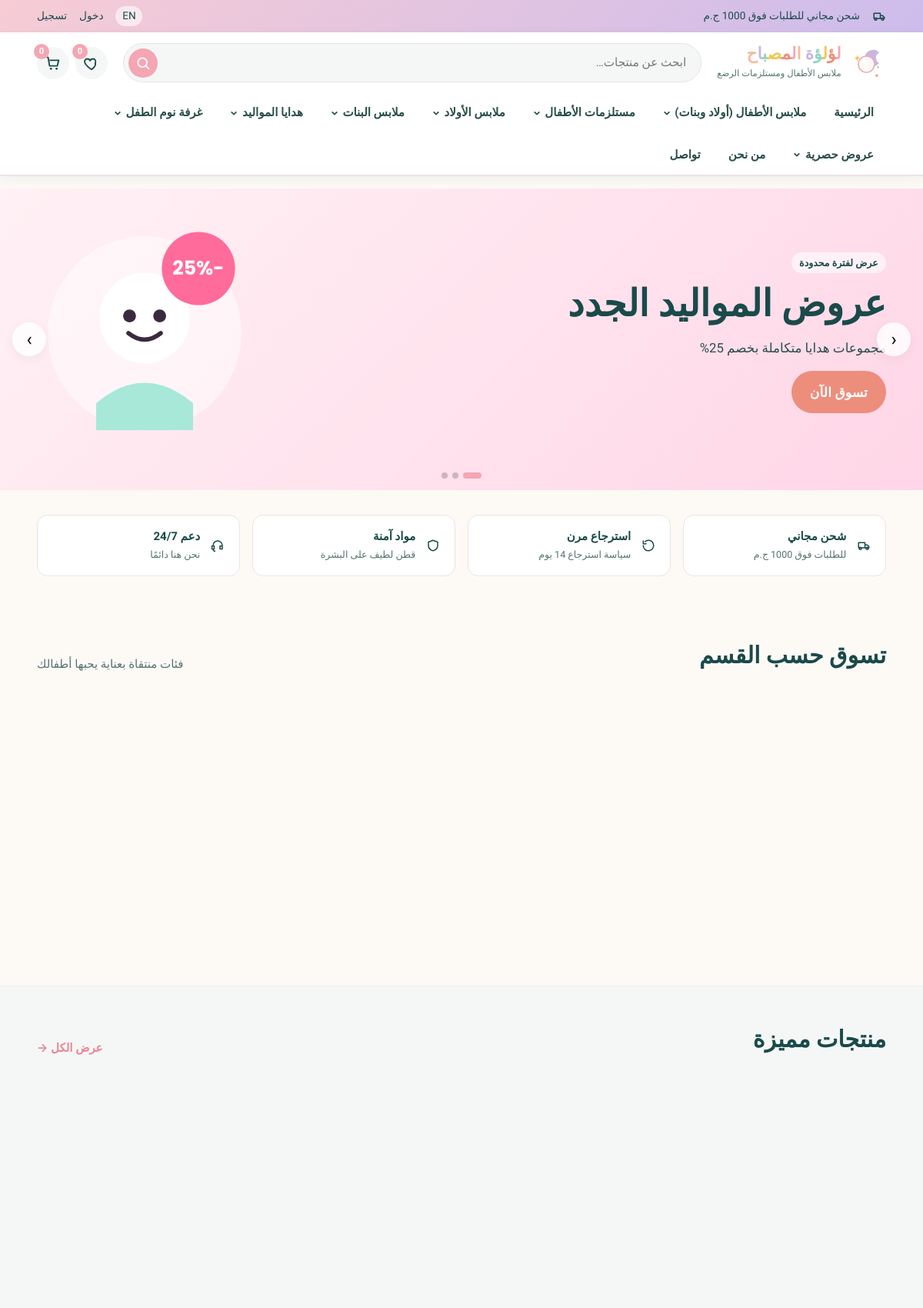
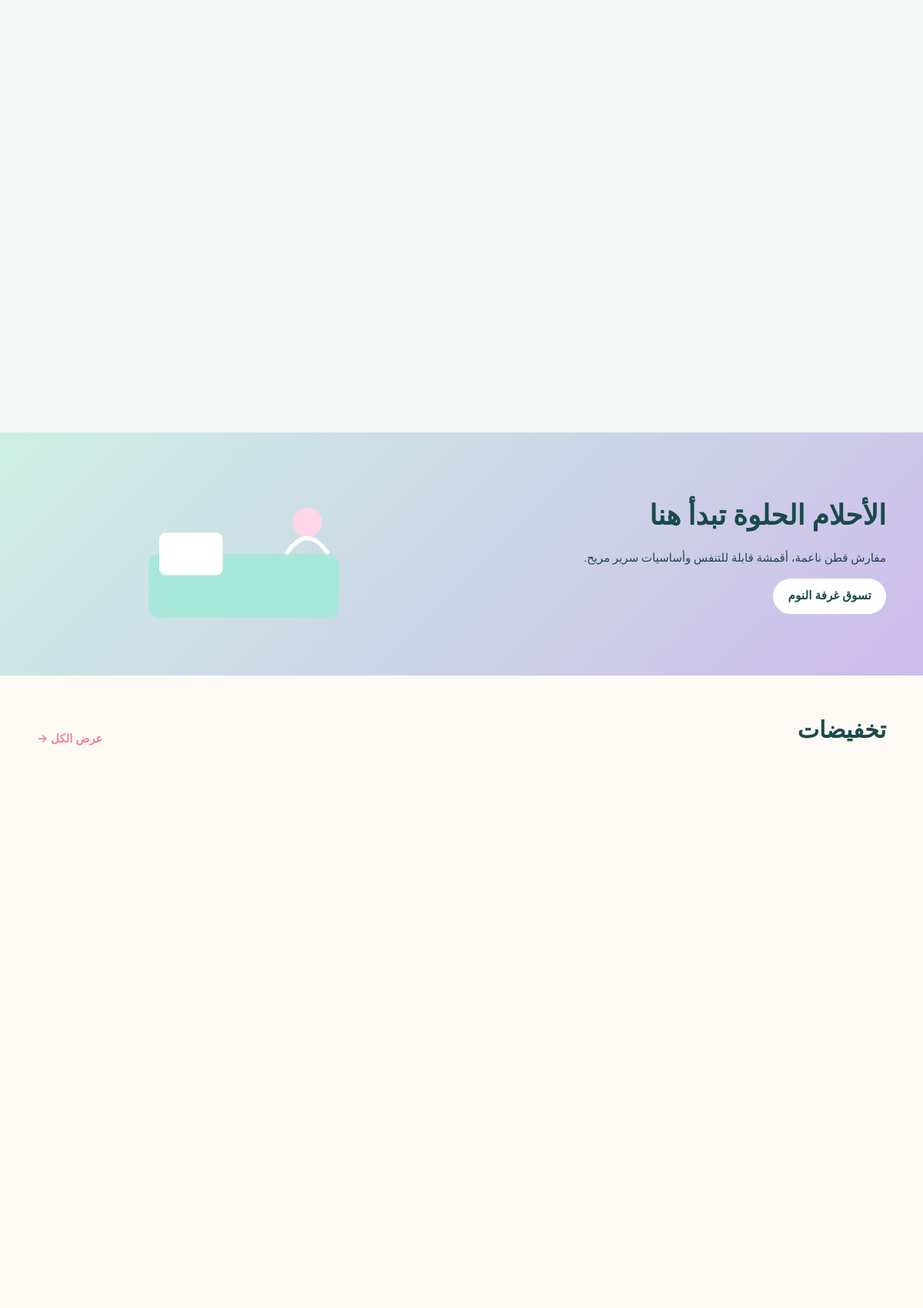
The page / (upper part) on the database its author committed (2 pictures, top to bottom).
### tables this page shows
CREATE TABLE `sections` (
  `id`         INT UNSIGNED NOT NULL AUTO_INCREMENT,
  `name_ar`    VARCHAR(120)  NOT NULL,
  `name_en`    VARCHAR(120)  NOT NULL,
  `slug`       VARCHAR(140)  NOT NULL,
  `icon`       VARCHAR(80)   DEFAULT NULL,
  `image`      VARCHAR(255)  DEFAULT NULL,
  `sort_order` INT           NOT NULL DEFAULT 0,
  `is_active`  TINYINT(1)    NOT NULL DEFAULT 1,
  `created_at` DATETIME      NOT NULL DEFAULT CURRENT_TIMESTAMP,
  PRIMARY KEY (`id`),
  UNIQUE KEY `uk_sections_slug` (`slug`)
);

CREATE TABLE `offers` (
  `id`               INT UNSIGNED NOT NULL AUTO_INCREMENT,
  `title_ar`         VARCHAR(180)   NOT NULL,
  `title_en`         VARCHAR(180)   NOT NULL,
  `description_ar`   TEXT           DEFAULT NULL,
  `description_en`   TEXT           DEFAULT NULL,
  `image`            VARCHAR(255)   DEFAULT NULL,
  `discount_percent` DECIMAL(5,2)   NOT NULL DEFAULT 0,
  `link_url`         VARCHAR(255)   DEFAULT NULL,
  `start_date`       DATE           DEFAULT NULL,
  `end_date`         DATE           DEFAULT NULL,
  `is_active`        TINYINT(1)     NOT NULL DEFAULT 1,
  `created_at`       DATETIME       NOT NULL DEFAULT CURRENT_TIMESTAMP,
  PRIMARY KEY (`id`)
);

### includes/init.php (called while the page is built, shortened)
<?php
require_once __DIR__ . '/db.php';
require_once __DIR__ . '/functions.php';
require_once __DIR__ . '/auth.php';
$lang        = current_lang();
$rtl         = is_ar();
$site_name   = $rtl ? SITE_NAME_AR : SITE_NAME_EN;

### includes/auth.php (called while the page is built, shortened)
<?php
require_once __DIR__ . '/db.php';
function current_user(): ?array
{
    if (empty($_SESSION['user_id'])) return null;
    return DB::one('SELECT * FROM users WHERE id = ?', [(int)$_SESSION['user_id']]) ?: null;
}

### includes/db.php (called while the page is built, shortened)
<?php
final class DB
{
    private static ?PDO $pdo = null;
    public static function pdo(): PDO
    {
        if (self::$pdo === null) {
            $dsn = sprintf(
                'mysql:host=%s;port=%d;dbname=%s;charset=%s',
                DB_HOST, DB_PORT, DB_NAME, DB_CHARSET
            );
            try {
                self::$pdo = new PDO($dsn, DB_USER, DB_PASS, [
                    PDO::ATTR_ERRMODE            => PDO::ERRMODE_EXCEPTION,
                    PDO::ATTR_DEFAULT_FETCH_MODE => PDO::FETCH_ASSOC,
                    PDO::ATTR_EMULATE_PREPARES   => false,
                    PDO::MYSQL_ATTR_INIT_COMMAND => "SET NAMES utf8mb4 COLLATE utf8mb4_unicode_ci",
                ]);
            } catch (PDOException $e) {
                http_response_code(500);
                if (ini_get('display_errors')) {
                    die('DB connection failed: ' . htmlspecialchars($e->getMessage()));
                }
                die('Service temporarily unavailable. Please try again later.');
            }
        }
        return self::$pdo;
    }
    public static function run(string $sql, array $params = []): PDOStatement
    {
        $st = self::pdo()->prepare($sql);
        $st->execute($params);
        return $st;
    }
    public static function all(string $sql, array $params = []): array
    {
        return self::run($sql, $params)->fetchAll();
    }
    public static function scalar(string $sql, array $params = [])
    {
        $st = self::run($sql, $params);
        $val = $st->fetchColumn();
        return $val === false ? null : $val;
    }
}

### includes/header.php (shortened to what this page needs)
<?php
require_once __DIR__ . '/init.php';
$nav_sections = get_sections();
?>
<!DOCTYPE html>
<html lang="<?= e($lang) ?>" dir="<?= $rtl ? 'rtl' : 'ltr' ?>">
<head>
<link rel="stylesheet" href="<?= url('assets/css/style.css') ?>">
</head>
<body class="<?= $rtl ? 'rtl' : 'ltr' ?> <?= e($body_class ?? '') ?>" data-lang="<?= e($lang) ?>">
<div class="topbar">
  <div class="container topbar__inner">
    <div class="topbar__msg">
      <i class="ic ic-truck" aria-hidden="true"></i>
      <span><?= t('Free shipping on orders over 1000 EGP', 'شحن مجاني للطلبات فوق 1000 ج.م') ?></span>
    </div>
    <div class="topbar__links">
      <a href="<?= url('?lang=' . ($rtl ? 'en' : 'ar')) ?>" class="lang-toggle">
        <?= $rtl ? 'EN' : 'العربية' ?>
      </a>
      <?php if (current_user()): ?>
        <a href="<?= url('account.php') ?>"><i class="ic ic-user"></i> <?= e(current_user()['full_name']) ?></a>
        <a href="<?= url('logout.php') ?>"><?= t('Logout', 'تسجيل الخروج') ?></a>
      <?php else: ?>
        <a href="<?= url('login.php') ?>"><?= t('Login', 'دخول') ?></a>
        <a href="<?= url('register.php') ?>"><?= t('Register', 'تسجيل') ?></a>
      <?php endif; ?>
    </div>
  </div>
</div>
<header class="site-header">
  <div class="container site-header__inner">
    <a href="<?= url('') ?>" class="logo logo--brand" aria-label="<?= e($site_name) ?>">
      <span class="logo__mark" aria-hidden="true">
      </span>
      <span class="logo__text logo__text--brand">
        <strong class="brand-name"><?= brand_colored($site_name) ?></strong>
        <small><?= t('Kids fashion & baby essentials', 'ملابس الأطفال ومستلزمات الرضع') ?></small>
      </span>
    </a>
    <form class="search" action="<?= url('search.php') ?>" method="get" role="search">
      <input type="search" name="q" placeholder="<?= e(t('Search for products…', 'ابحث عن منتجات…')) ?>"
             value="<?= e($_GET['q'] ?? '') ?>" autocomplete="off" aria-label="<?= e(t('Search', 'بحث')) ?>">
      <button type="submit" aria-label="<?= e(t('Search', 'بحث')) ?>">
        <svg viewBox="0 0 24 24" width="20" height="20" aria-hidden="true">
          <circle cx="11" cy="11" r="7" fill="none" stroke="currentColor" stroke-width="2"/>
          <line x1="16" y1="16" x2="21" y2="21" stroke="currentColor" stroke-width="2" stroke-linecap="round"/>
        </svg>
      </button>
    </form>
    <div class="header-actions">
      <a class="header-btn" href="<?= url('wishlist.php') ?>" aria-label="<?= e(t('Wishlist', 'المفضلة')) ?>">
        <svg viewBox="0 0 24 24" width="22" height="22"><path d="M12 21s-7-4.5-9.3-9.1C1.4 9.4 2.7 6 6 6c2 0 3.4 1.1 4 2.5C10.6 7.1 12 6 14 6c3.3 0 4.6 3.4 3.3 5.9C19 16.5 12 21 12 21z" fill="none" stroke="currentColor" stroke-width="2" stroke-linejoin="round"/></svg>
        <span class="badge js-wishlist-count"><?= (int) wishlist_count() ?></span>
      </a>
      <a class="header-btn" href="<?= url('cart.php') ?>" aria-label="<?= e(t('Cart', 'السلة')) ?>">
        <svg viewBox="0 0 24 24" width="22" height="22"><path d="M3 4h2l2 12h11l2-8H7" fill="none" stroke="currentColor" stroke-width="2" stroke-linejoin="round"/><circle cx="9" cy="20" r="1.5" fill="currentColor"/><circle cx="17" cy="20" r="1.5" fill="currentColor"/></svg>
        <span class="badge js-cart-count"><?= (int) cart_count() ?></span>
      </a>
    </div>
  </div>
  <nav class="main-nav" aria-label="<?= e(t('Main navigation', 'القائمة الرئيسية')) ?>">
    <div class="container">
      <ul class="nav-list">
        <li><a href="<?= url('') ?>"><?= t('Home', 'الرئيسية') ?></a></li>
        <?php foreach ($nav_sections as $sec): ?>
          <li class="nav-item has-mega">
            <a href="<?= url('section.php?slug=' . urlencode($sec['slug'])) ?>">
              <?= e(tr($sec, 'name')) ?>
              <?php if (!empty($sec['categories'])): ?>
                <svg class="nav-caret" viewBox="0 0 12 12" width="10" height="10" aria-hidden="true"><path d="M2 4l4 4 4-4" fill="none" stroke="currentColor" stroke-width="2"/></svg>
              <?php endif; ?>
            </a>
          </li>
        <?php endforeach; ?>
        <li><a href="<?= url('about.php') ?>"><?= t('About', 'من نحن') ?></a></li>
        <li><a href="<?= url('contact.php') ?>"><?= t('Contact', 'تواصل') ?></a></li>
      </ul>
    </div>
  </nav>
</header>
<main class="site-main">

### index.php (shortened to what this page needs)
<?php
require_once __DIR__ . '/includes/init.php';
$offers = DB::all(
    'SELECT * FROM offers WHERE is_active = 1
       AND (start_date IS NULL OR start_date <= CURDATE())
       AND (end_date IS NULL OR end_date >= CURDATE())
     ORDER BY id DESC LIMIT 5'
);
$sections = get_sections();
$featured = search_products(['featured' => 1], 1, 8)['rows'];
$on_sale  = search_products(['on_sale' => 1], 1, 8)['rows'];
include __DIR__ . '/includes/header.php';
?>
<section class="hero" aria-label="<?= e(t('Special offers', 'عروض حصرية')) ?>">
  <div class="hero__slider js-slider" data-autoplay="5000">
    <?php
      $hero_palettes = [
        ['#fff1f5', '#ffd6e7'],
        ['#e9f5ff', '#bee3ff'],
        ['#fff8e1', '#ffe7a8'],
      ];
      foreach ($offers as $i => $o):
        $palette = $hero_palettes[$i % count($hero_palettes)];
    ?>
    <div class="hero__slide" style="background:linear-gradient(135deg, <?= e($palette[0]) ?>, <?= e($palette[1]) ?>);">
      <div class="container hero__inner">
        <div class="hero__text">
          <small><?= t('Limited time offer', 'عرض لفترة محدودة') ?></small>
          <h1><?= e(tr($o, 'title')) ?></h1>
          <p><?= e(tr($o, 'description')) ?></p>
          <a class="btn btn--primary btn--lg" href="<?= url('shop.php?on_sale=1') ?>"><?= t('Shop now', 'تسوق الآن') ?></a>
        </div>
        <div class="hero__art" aria-hidden="true">
          <svg viewBox="0 0 200 200" width="280" height="280">
            <circle cx="100" cy="100" r="90" fill="#fff" opacity=".5"/>
            <circle cx="100" cy="86" r="42" fill="#fff"/>
            <circle cx="86" cy="84" r="6" fill="#3a2a3f"/>
            <circle cx="114" cy="84" r="6" fill="#3a2a3f"/>
            <path d="M85 100 q15 12 30 0" stroke="#3a2a3f" stroke-width="4" fill="none" stroke-linecap="round"/>
            <path d="M55 165 q45 -38 90 0 v25 H55 z" fill="#a7e8d8"/>
            <?php if ((float)$o['discount_percent'] > 0): ?>
              <g transform="translate(150,40)">
                <circle r="34" fill="#ff6b9b"/>
                <text text-anchor="middle" y="6" fill="#fff" font-family="Poppins" font-weight="700" font-size="18">
                  -<?= (int) $o['discount_percent'] ?>%
                </text>
              </g>
            <?php endif; ?>
          </svg>
        </div>
      </div>
    </div>
    <?php endforeach; ?>
    <button class="slider-nav slider-nav--prev" aria-label="<?= e(t('Previous', 'السابق')) ?>">‹</button>
    <button class="slider-nav slider-nav--next" aria-label="<?= e(t('Next', 'التالي')) ?>">›</button>
    <div class="slider-dots" role="tablist"></div>
  </div>
</section>
<section class="trust">
  <div class="container trust__grid">
    <div class="trust__item"><span class="ic ic-truck"></span><div><strong><?= t('Free shipping', 'شحن مجاني') ?></strong><small><?= t('On orders over 1000 EGP', 'للطلبات فوق 1000 ج.م') ?></small></div></div>
    <div class="trust__item"><span class="ic ic-return"></span><div><strong><?= t('Easy returns', 'استرجاع مرن') ?></strong><small><?= t('14-day return policy', 'سياسة استرجاع 14 يوم') ?></small></div></div>
    <div class="trust__item"><span class="ic ic-shield"></span><div><strong><?= t('Safe materials', 'مواد آمنة') ?></strong><small><?= t('Skin-friendly cotton', 'قطن لطيف على البشرة') ?></small></div></div>
    <div class="trust__item"><span class="ic ic-headset"></span><div><strong><?= t('24/7 support', 'دعم 24/7') ?></strong><small><?= t('We are always here', 'نحن هنا دائمًا') ?></small></div></div>
  </div>
</section>
<section class="section">
  <div class="container">
    <header class="section__head">
      <h2 class="section__title"><?= t('Shop by section', 'تسوق حسب القسم') ?></h2>
      <p class="section__sub"><?= t('Hand-picked categories your kid will love', 'فئات منتقاة بعناية يحبها أطفالك') ?></p>
    </header>
    <div class="sections-grid">
    </div>
  </div>
</section>
<?php if ($featured): ?>
<section class="section section--alt">
  <div class="container">
    <header class="section__head">
      <h2 class="section__title"><?= t('Featured products', 'منتجات مميزة') ?></h2>
      <a class="section__more" href="<?= url('shop.php?featured=1') ?>"><?= t('View all', 'عرض الكل') ?> →</a>
    </header>
    <div class="products-grid">
    </div>
  </div>
</section>
<?php endif; ?>
<section class="banner-strip">
  <div class="container banner-strip__inner">
    <div class="banner-strip__text">
      <h2><?= t('Sweet dreams start here', 'الأحلام الحلوة تبدأ هنا') ?></h2>
      <p><?= t('Soft cotton sheets, breathable fabrics & cozy crib essentials.', 'مفارش قطن ناعمة، أقمشة قابلة للتنفس وأساسيات سرير مريح.') ?></p>
      <a class="btn btn--white" href="<?= url('section.php?slug=baby-bedroom') ?>"><?= t('Shop the bedroom', 'تسوق غرفة النوم') ?></a>
    </div>
    <div class="banner-strip__art" aria-hidden="true">
      <svg viewBox="0 0 220 160" width="320" height="220">
        <rect x="20" y="80" width="180" height="60" rx="10" fill="#a7e8d8"/>
        <rect x="30" y="60" width="60" height="40" rx="6" fill="#fff"/>
        <circle cx="170" cy="50" r="14" fill="#ffd6e7"/>
        <path d="M150 80q20-30 40 0" stroke="#fff" stroke-width="4" fill="none"/>
      </svg>
    </div>
  </div>
</section>
<?php if ($on_sale): ?>
<section class="section">
  <div class="container">
    <header class="section__head">
      <h2 class="section__title"><?= t('On sale', 'تخفيضات') ?></h2>
      <a class="section__more" href="<?= url('shop.php?on_sale=1') ?>"><?= t('View all', 'عرض الكل') ?> →</a>
    </header>
    <div class="products-grid">
    </div>
  </div>
</section>
<?php endif; ?>
<?php include __DIR__ . '/includes/footer.php'; ?>

### rows shown on the page
sections: name_ar "ملابس الأطفال (أولاد وبنات)"
sections: name_ar "مستلزمات الأطفال"
sections: name_ar "ملابس الأولاد"
sections: name_ar "ملابس البنات"
sections: name_ar "هدايا المواليد"
sections: name_ar "غرفة نوم الطفل"
sections: name_ar "عروض حصرية"
offers: title_ar "عروض المواليد الجدد", description_ar "مجموعات هدايا متكاملة بخصم 25%", discount_percent "25"

### other values the page prints
t('Login', 'دخول') "دخول"
t('Register', 'تسجيل') "تسجيل"
$ch "ل"
$ch "ؤ"
$ch "ة"
$ch "ا"
$ch "م"
$ch "ص"
$ch "ب"
$ch "ح"
t('Kids fashion & baby essentials', 'ملابس الأطفال ومستلزمات الرضع') "ملابس الأطفال ومستلزمات الرضع"
wishlist_count() "0"
cart_count() "0"
t('Home', 'الرئيسية') "الرئيسية"
t('About', 'من نحن') "من نحن"
